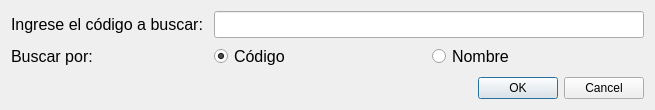
<?xml version="1.0" encoding="UTF-8"?>
<ui version="4.0">
 <class>SearchDialog</class>
 <widget class="QWidget" name="SearchDialog">
  <property name="geometry">
   <rect>
    <x>0</x>
    <y>0</y>
    <width>655</width>
    <height>110</height>
   </rect>
  </property>
  <property name="windowTitle">
   <string>Form</string>
  </property>
  <property name="windowIcon">
   <iconset resource="icons.qrc">
    <normaloff>:/icons/Icons/dr-simi-farmacias-similares-logo-svg-vector.svg</normaloff>:/icons/Icons/dr-simi-farmacias-similares-logo-svg-vector.svg</iconset>
  </property>
  <layout class="QGridLayout" name="gridLayout">
   <item row="1" column="0">
    <widget class="QLabel" name="label_2">
     <property name="font">
      <font>
       <family>Arial</family>
       <pointsize>12</pointsize>
      </font>
     </property>
     <property name="text">
      <string>Buscar por:</string>
     </property>
    </widget>
   </item>
   <item row="3" column="1">
    <widget class="QDialogButtonBox" name="buttonBox">
     <property name="standardButtons">
      <set>QDialogButtonBox::Cancel|QDialogButtonBox::Ok</set>
     </property>
    </widget>
   </item>
   <item row="0" column="1">
    <widget class="QLineEdit" name="searchingLineEdit">
     <property name="font">
      <font>
       <family>Arial</family>
       <pointsize>12</pointsize>
      </font>
     </property>
     <property name="clearButtonEnabled">
      <bool>true</bool>
     </property>
    </widget>
   </item>
   <item row="0" column="0">
    <widget class="QLabel" name="label">
     <property name="font">
      <font>
       <family>Arial</family>
       <pointsize>12</pointsize>
      </font>
     </property>
     <property name="text">
      <string>Ingrese el código a buscar: </string>
     </property>
    </widget>
   </item>
   <item row="2" column="1">
    <spacer name="verticalSpacer">
     <property name="orientation">
      <enum>Qt::Vertical</enum>
     </property>
     <property name="sizeHint" stdset="0">
      <size>
       <width>20</width>
       <height>40</height>
      </size>
     </property>
    </spacer>
   </item>
   <item row="1" column="1">
    <layout class="QHBoxLayout" name="horizontalLayout">
     <item>
      <widget class="QRadioButton" name="codeRadioButton">
       <property name="enabled">
        <bool>true</bool>
       </property>
       <property name="font">
        <font>
         <family>Arial</family>
         <pointsize>12</pointsize>
        </font>
       </property>
       <property name="text">
        <string>Código</string>
       </property>
       <property name="checked">
        <bool>true</bool>
       </property>
       <attribute name="buttonGroup">
        <string notr="true">selectionGroup</string>
       </attribute>
      </widget>
     </item>
     <item>
      <widget class="QRadioButton" name="nameRadioButton">
       <property name="enabled">
        <bool>true</bool>
       </property>
       <property name="font">
        <font>
         <family>Arial</family>
         <pointsize>12</pointsize>
        </font>
       </property>
       <property name="text">
        <string>Nombre</string>
       </property>
       <attribute name="buttonGroup">
        <string notr="true">selectionGroup</string>
       </attribute>
      </widget>
     </item>
    </layout>
   </item>
  </layout>
 </widget>
 <resources>
  <include location="icons.qrc"/>
 </resources>
 <connections/>
 <buttongroups>
  <buttongroup name="selectionGroup"/>
 </buttongroups>
</ui>
